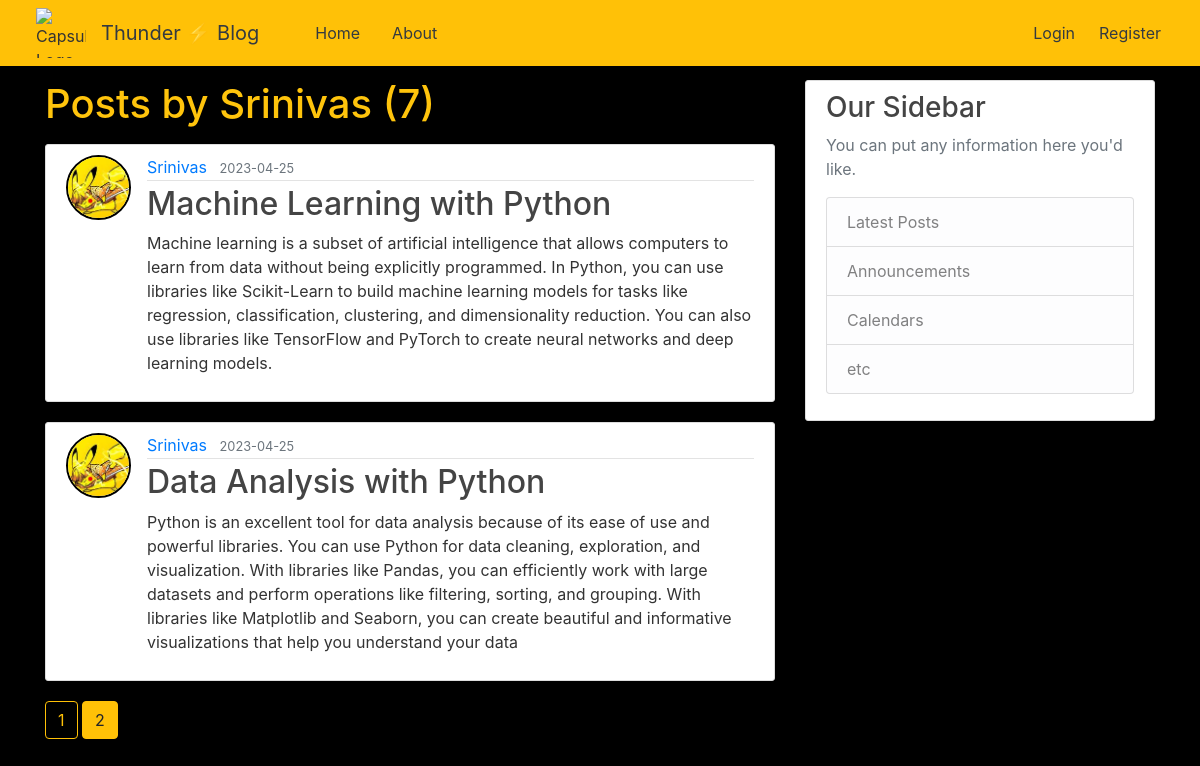
The app's page /user/Srinivas?page=2 with its own data.
### flaskblog/models.py (models this page shows, shortened)
class User(db.Model, UserMixin):
    id = db.Column(db.Integer, primary_key=True)
    username = db.Column(db.String(20), unique=True, nullable=False)
    email = db.Column(db.String(120), unique=True, nullable=False)
    image_file = db.Column(db.String(20), nullable=False, default='default.jpg')
    password = db.Column(db.String(60), nullable=False)
    posts = db.relationship('Post', backref='author', lazy=True)

class Post(db.Model):
    id = db.Column(db.Integer, primary_key=True)
    title = db.Column(db.String(100), nullable=False)
    date_posted = db.Column(db.DateTime, nullable=False, default=datetime.utcnow)
    content = db.Column(db.Text, nullable=False)
    user_id = db.Column(db.Integer, db.ForeignKey('user.id'), nullable=False)

### flaskblog/users/routes.py (the view)
@users.route("/user/<string:username>")
def user_posts(username):
    page = request.args.get("page", 1, type=int)
    user = User.query.filter_by(username=username).first_or_404()
    posts = Post.query.filter_by(author=user).order_by(Post.date_posted.desc()).paginate(page=page, per_page=5)
    return render_template("user_posts.html", posts=posts, user=user)

### flaskblog/templates/user_posts.html
{% extends "layout.html" %}
{% block content %}
    <h1 class="mb-3" style="color: #ffc40c;">Posts by {{ user.username }} ({{ posts.total }})</h1>
    {% for post in posts.items %}
        <article class="media content-section">
        <img class="rounded-circle article-img" style="border: 2px solid black;" src="{{ url_for('static', filename='profile_pics/' + post.author.image_file) }}">
          <div class="media-body">
            <div class="article-metadata">
              <a class="mr-2" href="{{ url_for('users.user_posts', username=post.author.username) }}">{{ post.author.username }}</a>
              <small class="text-muted">{{ post.date_posted.strftime('%Y-%m-%d') }}</small>
            </div>
            <h2><a class="article-title" href="{{ url_for('posts.post', post_id=post.id) }}">{{ post.title }}</a></h2>
            <p class="article-content">{{ post.content }}</p>
          </div>
        </article>
    {% endfor %}
    {% for page_num in posts.iter_pages(left_edge=1, right_edge=1, left_current=1, right_current=2) %}
        {% if page_num %}
          {% if posts.page == page_num %}
            <a class="btn btn-warning mb-4" href="{{ url_for('users.user_posts', username=user.username, page=page_num)}}">{{ page_num }}</a>
          {% else %}
            <a class="btn btn-outline-warning mb-4" href="{{ url_for('users.user_posts', username=user.username, page=page_num)}}">{{ page_num }}</a>
          {% endif %}
        {% else %}
          ...
        {% endif %}
    {% endfor %}
{% endblock content %}

### flaskblog/static/main.css (style rules this page uses)
body { background: #fafafa; color: #333333; margin-top: 5rem; }
h1, h2, h3, h4, h5, h6 { color: #444444; }
.content-section { background: #ffffff; padding: 10px 20px; border: 1px solid #dddddd; border-radius: 3px; margin-bottom: 20px; }
.article-title { color: #444444; }
.article-content { white-space: pre-line; }
.article-img { height: 65px; width: 65px; margin-right: 16px; }
.article-metadata { padding-bottom: 1px; margin-bottom: 4px; border-bottom: 1px solid #e3e3e3 }
body { scrollbar-width: thin; scrollbar-color: #c1c1c1 #f1f1f1; }

### flaskblog/templates/layout.html (style rules this page uses)
body { background-color: black; }
body { background-image: url('https://lh3.googleusercontent.com/_-m3Du9hfX4mVjtSQit18Rh_JHc-wxsptvm3HW0IqmdvqvnK1p5qlrDXGDezDje0_8oMsKbp-4Age3tw-EyI8SqDE9DPM0-9yPvvxI0TC_Pl4qVmmzfuCm2oehQG6cuSeFQrKRyTTqi9qc-sFdKb3b6vSxgqX8EgpLALrrCmnX-qazpePoEd9nr7QfmHnwJNPl3tWzk3Wga-UNAJa78OrTPQVlPAqMdLNMGVUD39rYkYh67x9RTHD-mp-lCk1HvjauQqc_0AMaIx-t7DuqA5Y6Tl0uKEtwny3qrlba7hDTa0MlRyuUsioBnpAAJJV8z-7XEb5JNmE09OA989gtP8t9250VWAHxoHdkB1EXuFQLn_7c6B3YvK4EoZ78lbxHgPHu115QDmscg70yjw-8bBNwOEZtgAcsyr1sUTdVNJI_1Aa_pMt0raqrzu-rStcHwlKCieGt8P8No3r8zpyXCUG2peEVHr8Y5NAAGMSxTe0VMxDYXSohd05a-Ms3qQbDuFpp0lXWPOjL6JUdvbyGETEXmxwvliIdR1elg28OvtEo5ep4-AZK_nmvjCOiISEON9uQvIlKNIpokOBGEo4lCGergGN2MtTCyDrz7YY9hytSprn5Q428fSnFk98grofHXeEupn-K4ezwZJohaqv_mXzKr4S39huFd3MqjQYuvxBPsw4ta8aAeEmRQ2--Vo3UcOrPpYtjWihK6TlcnEW1xMu1IweOdxBSpFDF8-CKAyKAGPd2mNvuvCy2tOY9cO52sGRq1wXhbyyGbEoDWcYxDQB50x_HwRC7VS8Si8PWXxCCialRhiMjj6_9S2ZC36pY9JDKH7Wjic-T9T2st0AimFPwEgfCgtcyGabkiJ63ofZyFrQwBYRH4YE5QEHxE3qA4uHtoFITxKsr5JEY4fQL6eQ2wdafHI32pJeAM2=w1689-h950-s-no?authuser=0'); background-repeat: no-repeat; background-attachment: fixed; background-size: cover; }
body { scrollbar-width: thin; scrollbar-color: #1DA1F2 #F5F8FA; }

### records on screen
User: username "Srinivas"
Post: image_file (picture), author.username "Srinivas", date_posted "2023-04-25", title "Machine Learning with Python", content "Machine learning is a subset of artificial intelligence that allows computers to learn from data without being explicitly programmed. In Python, you can use libraries like Scikit-Learn to build machine learning models for tasks like regression, classification, clustering, and dimensionality reduction. You can also use libraries like TensorFlow and PyTorch to create neural networks and deep learning models."
Post: image_file (picture), author.username "Srinivas", date_posted "2023-04-25", title "Data Analysis with Python", content "Python is an excellent tool for data analysis because of its ease of use and powerful libraries. You can use Python for data cleaning, exploration, and visualization. With libraries like Pandas, you can efficiently work with large datasets and perform operations like filtering, sorting, and grouping. With libraries like Matplotlib and Seaborn, you can create beautiful and informative visualizations that help you understand your data"

### other values on screen
{{ posts.total }} "7"
{{ page_num }} "1"
{{ page_num }} "2"
